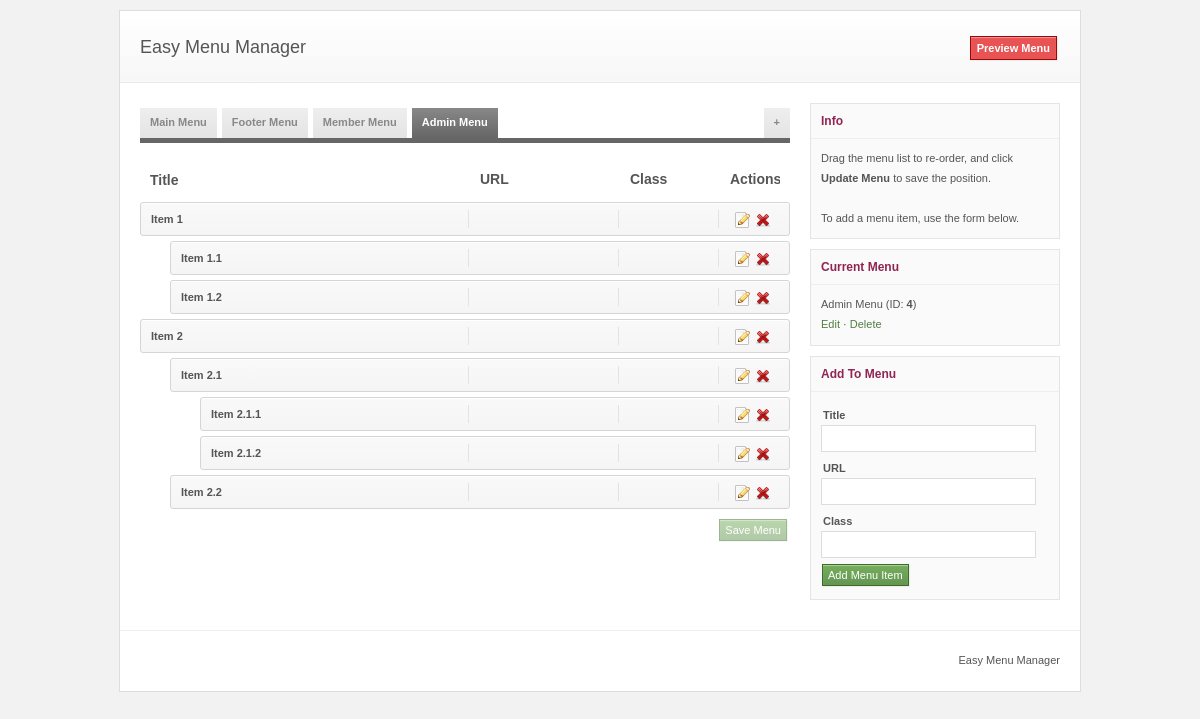
The app's page /codecanyon-474819-easy-menu-manager/emm/index.php?act=menu&group_id=4 with its own data.
### tables this page shows
CREATE TABLE IF NOT EXISTS `menu` (
  `id` tinyint(3) unsigned NOT NULL AUTO_INCREMENT,
  `parent_id` tinyint(3) unsigned NOT NULL DEFAULT '0',
  `title` varchar(255) NOT NULL DEFAULT '',
  `url` varchar(255) NOT NULL DEFAULT '',
  `class` varchar(255) NOT NULL DEFAULT '',
  `position` tinyint(3) unsigned NOT NULL DEFAULT '0',
  `group_id` tinyint(3) unsigned NOT NULL DEFAULT '1',
  PRIMARY KEY (`id`)
);

CREATE TABLE IF NOT EXISTS `menu_group` (
  `id` smallint(5) unsigned NOT NULL AUTO_INCREMENT,
  `title` varchar(255) NOT NULL,
  PRIMARY KEY (`id`)
);

### codecanyon-474819-easy-menu-manager/emm/includes/db.php (called while the page is built, shortened)
<?php
class DB {
	var $link;
	var $result;
	function Connect($host, $user, $pass, $db_name) {
		$this->link = mysql_connect($host, $user, $pass);
		return $this->link;
	}
	function Execute($sql) {
		$this->result = mysql_query($sql, $this->link);
		return $this->result;
	}
	function GetAll($sql) {
		$this->Execute($sql);
		$data = array();
		if ($this->result) {
			while ($row = mysql_fetch_assoc($this->result)) {
				$data[] = $row;
			}
		}
		return $data;
	}
	function GetAssoc($sql) {
		$this->Execute($sql);
		$data = array();
		if ($this->result) {
			$num_fields = mysql_num_fields($this->result);
			if ($num_fields == 2) {
				while ($row = mysql_fetch_row($this->result)) {
					$data[$row[0]] = $row[1];
				}
			} elseif ($num_fields > 2) {
				while ($row = mysql_fetch_row($this->result)) {
					$k = $row[0];
					$v = array_slice($row, 1);
					$data[$k] = $v;
				}
			}
		}
		return $data;
	}
}

### codecanyon-474819-easy-menu-manager/emm/includes/functions.php (called while the page is built, shortened)
<?php
function site_url($url = '') {
	if (!empty($url)) {
		return _BASE_URL . 'index.php?act=' . $url;
	}
	return _BASE_URL;
}

### codecanyon-474819-easy-menu-manager/emm/modules/menu.php (the view, shortened to what this page needs)
<?php
class Menu extends GController {
	public function index() {
		$group_id = 1;
		if (isset($_GET['group_id'])) {
			$group_id = (int)$_GET['group_id'];
		}
		$menu = $this->get_menu($group_id);
		$data['menu_ul'] = '<ul id="easymm"></ul>';
		if ($menu) {
			include _DOC_ROOT . 'includes/tree.php';
			$tree = new Tree;
			foreach ($menu as $row) {
				$tree->add_row(
					$row[MENU_ID],
					$row[MENU_PARENT],
					' id="menu-'.$row[MENU_ID].'" class="sortable"',
					$this->get_label($row)
				);
			}
			$data['menu_ul'] = $tree->generate_list('id="easymm"');
		}
		$data['group_id'] = $group_id;
		$data['group_title'] = $this->get_menu_group_title($group_id);
		$data['menu_groups'] = $this->get_menu_groups();
		$this->view('menu', $data);
	}
	private function get_menu($group_id) {
		$sql = sprintf(
			'SELECT * FROM %s WHERE %s = %s ORDER BY %s, %s',
			MENU_TABLE,
			MENU_GROUP,
			$group_id,
			MENU_PARENT,
			MENU_POSITION
		);
		return $this->db->GetAll($sql);
	}
	private function get_menu_groups() {
		$sql = sprintf(
			'SELECT %s, %s FROM %s',
			MENUGROUP_ID,
			MENUGROUP_TITLE,
			MENUGROUP_TABLE
		);
		return $this->db->GetAssoc($sql);
	}
	private function get_menu_group_title($group_id) {
		$sql = sprintf(
			'SELECT %s FROM %s WHERE %s = %s',
			MENUGROUP_TITLE,
			MENUGROUP_TABLE,
			MENUGROUP_ID,
			$group_id
		);
		return $this->db->GetOne($sql);
	}
	private function get_label($row) {
		$label =
			'<div class="ns-row">' .
				'<div class="ns-title">'.$row[MENU_TITLE].'</div>' .
				'<div class="ns-url">'.$row[MENU_URL].'</div>' .
				'<div class="ns-class">'.$row[MENU_CLASS].'</div>' .
				'<div class="ns-actions">' .
					'<a href="#" class="edit-menu" title="Edit">' .
						'<img src="'._BASE_URL.'templates/images/edit.png" alt="Edit">' .
					'</a>' .
					'<a href="#" class="delete-menu" title="Delete">' .
						'<img src="'._BASE_URL.'templates/images/cross.png" alt="Delete">' .
					'</a>' .
					'<input type="hidden" name="menu_id" value="'.$row[MENU_ID].'">' .
				'</div>' .
			'</div>';
		return $label;
	}
}

### codecanyon-474819-easy-menu-manager/emm/includes/tree.php (shortened to what this page needs)
<?php
class Tree {
	var $data;
	function add_row($id, $parent, $li_attr, $label) {
		$this->data[$parent][] = array('id' => $id, 'li_attr' => $li_attr, 'label' => $label);
	}
	function generate_list($ul_attr = '') {
		return $this->ul(0, $ul_attr);
	}
	function ul($parent = 0, $attr = '') {
		static $i = 1;
		$indent = str_repeat("\t\t", $i);
		if (isset($this->data[$parent])) {
			if ($attr) {
				$attr = ' ' . $attr;
			}
			$html = "\n$indent";
			$html .= "<ul$attr>";
			foreach ($this->data[$parent] as $row) {
				$child = $this->ul($row['id']);
				$html .= "\n\t$indent";
				$html .= '<li'. $row['li_attr'] . '>';
				$html .= $row['label'];
				if ($child) {
					$html .= $child;
					$html .= "\n\t$indent";
				}
				$html .= '</li>';
			}
			$html .= "\n$indent</ul>";
			return $html;
		} else {
			return false;
		}
	}
}

### codecanyon-474819-easy-menu-manager/emm/templates/menu.php (shortened to what this page needs)
<!DOCTYPE HTML>
<html lang="en">
<head>
<link rel="stylesheet" href="<?php echo _BASE_URL; ?>templates/css/style.css">
</head>
<body>
	<div id="wrapper">
		<header>
			<h1><a href="<?php echo site_url(); ?>">Easy Menu Manager</a></h1>
			<div id="link">
				<a class="button red" href="../sample/sample.php" target="_blank">Preview Menu</a>
			</div>
		</header>
		<div id="content">
			<div id="main">
				<ul id="menu-group">
					<?php foreach ((array)$menu_groups as $id => $title) : ?>
					<li id="group-<?php echo $id; ?>">
						<a href="<?php echo site_url('menu&amp;group_id=' . $id); ?>">
							<?php echo $title; ?>
						</a>
					</li>
					<?php endforeach; ?>
					<li id="add-group"><a href="<?php echo site_url('menu_group.add'); ?>" title="Add New Menu">+</a></li>
				</ul>
				<form method="post" id="form-menu" action="<?php echo site_url('menu.save_position'); ?>">
					<div class="ns-row" id="ns-header">
						<div class="ns-actions">Actions</div>
						<div class="ns-class">Class</div>
						<div class="ns-url">URL</div>
						<div class="ns-title">Title</div>
					</div>
					<?php echo $menu_ul; ?>
					<div id="ns-footer">
						<button type="submit" class="button green small" id="btn-save-menu">Save Menu</button>
					</div>
				</form>
			</div>
			<aside>
				<section class="box">
					<h2>Info</h2>
					<div>
						<p>Drag the menu list to re-order, and click <b>Update Menu</b> to save the position.</p>
						<p>To add a menu item, use the form below.</p>
					</div>
				</section>
				<section class="box">
					<h2>Current Menu</h2>
					<div>
						<span id="edit-group-input"><?php echo $group_title; ?></span>
						(ID: <b><?php echo $group_id; ?></b>)
						<div>
							<a id="edit-group" href="#">Edit</a>
							<?php if ($group_id > 1) : ?>
							&middot; <a id="delete-group" href="#">Delete</a>
							<?php endif; ?>
						</div>
					</div>
				</section>
				<section class="box">
					<h2>Add To Menu</h2>
					<div>
						<form id="form-add-menu" method="post" action="<?php echo site_url('menu.add'); ?>">
							<p>
								<label for="menu-title">Title</label>
								<input type="text" name="title" id="menu-title">
							</p>
							<p>
								<label for="menu-url">URL</label>
								<input type="text" name="url" id="menu-url">
							</p>
							<p>
								<label for="menu-class">Class</label>
								<input type="text" name="class" id="menu-class">
							</p>
							<p class="buttons">
								<button id="add-menu" type="submit" class="button green small">Add Menu Item</button>
							</p>
						</form>
					</div>
				</section>
			</aside>
		</div>
		<footer>
			Easy Menu Manager
		</footer>
	</div>
</body>
</html>

### records on screen
menu: title "Item 1"
menu: title "Item 1.1"
menu: title "Item 1.2"
menu: title "Item 2"
menu: title "Item 2.1"
menu: title "Item 2.1.1"
menu: title "Item 2.1.2"
menu: title "Item 2.2"
menu_group: title "Admin Menu", id "4"

### other values on screen
$title "Main Menu"
$title "Footer Menu"
$title "Member Menu"
$title "Admin Menu"
